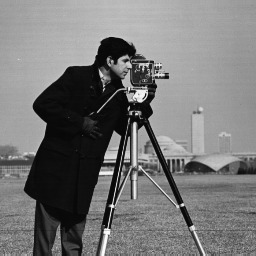
#> input picture data/cameraman.jpg, 256 x 256 px
$ python main.py   (older library calls are emulated)
#> lines starting #> are read from the running program, lines starting #| are printed output that depends on the picture
import cv2
import numpy as np
from skimage.util import random_noise
from scipy import ndimage
import matplotlib.pyplot as plt


# [246 lines left out: functions read_img, display, noises, display_noises, HP_filter, median_filter and 6 more, not called in this run]


def last(path):
#> called with path = './data/cameraman.jpg'
    img = cv2.imread(path, 0)
#> img is the input picture: shape (256, 256); min 0, max 255, mean 118.7
    kernel = np.ones((5, 5), np.int)
    dst = cv2.filter2D(img, -1, kernel)
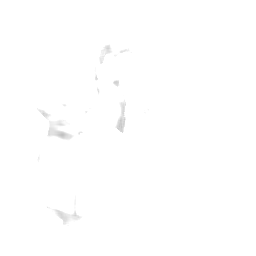
#> dst: shape (256, 256); min 193, max 255, mean 254.6

    block1 = np.zeros((255, 255))
    block2 = np.ones((128, 128))

#> (the run stopped early here; a loop or call above may not have finished)
